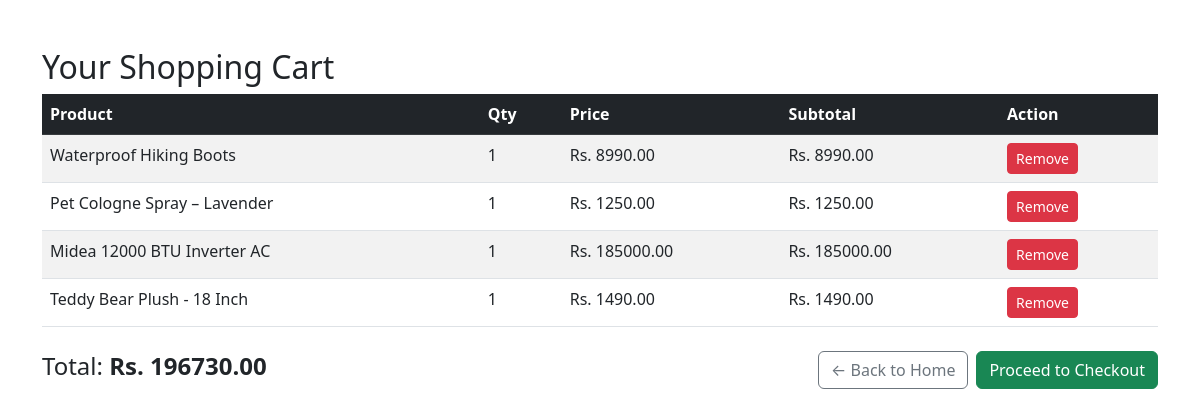
The app's page /cart/ (signed in) with its own data.
### store/models.py (models this page shows, shortened)
class CartItem(models.Model):
    user = models.ForeignKey(User, on_delete=models.CASCADE)
    product = models.ForeignKey(Product, on_delete=models.CASCADE)
    quantity = models.PositiveIntegerField(default=1)
    def subtotal(self):
        return self.quantity * self.product.price

class Product(models.Model):
    name = models.CharField(max_length=100)
    description = models.TextField()
    price = models.DecimalField(max_digits=10, decimal_places=2)
    image = models.ImageField(upload_to='product_images/')  # Main image
    category = models.ForeignKey(Category, on_delete=models.CASCADE)
    is_deal = models.BooleanField(default=False)
    likes = models.ManyToManyField(User, related_name='liked_products', blank=True)

### store/views.py (the view)
# urls.py: path('cart/', views.view_cart, name='view_cart'),
@login_required
@never_cache
def view_cart(request):
    cart_items = CartItem.objects.filter(user=request.user)
    total = sum(item.subtotal() for item in cart_items)
    return render(request, 'store/cart.html', {
        'cart_items': cart_items,
        'total': total
    })

### store/context_processors.py (called while the page is built)
def cart_item_count(request):
    if request.user.is_authenticated:
        count = sum(item.quantity for item in CartItem.objects.filter(user=request.user))
    else:
        count = 0
    return {'cart_item_count': count}

### store/templates/store/cart.html (shortened to what this page needs)
<!DOCTYPE html>
<html>
<head>
  <link href="https://cdn.jsdelivr.net/npm/bootstrap@5.3.0/dist/css/bootstrap.min.css" rel="stylesheet">
</head>
<body>
<div class="container mt-5">
  <h2>Your Shopping Cart</h2>
  {% if cart_items %}
    <table class="table table-striped">
      <thead class="table-dark">
        <tr>
          <th>Product</th>
          <th>Qty</th>
          <th>Price</th>
          <th>Subtotal</th>
          <th>Action</th>
        </tr>
      </thead>
      <tbody>
        {% for item in cart_items %}
          <tr>
            <td>{{ item.product.name }}</td>
            <td>{{ item.quantity }}</td>
            <td>Rs. {{ item.product.price }}</td>
            <td>Rs. {{ item.subtotal }}</td>
            <td>
              <a href="{% url 'remove_from_cart' item.product.id %}" class="btn btn-danger btn-sm">
                Remove
              </a>
            </td>
          </tr>
        {% endfor %}
      </tbody>
    </table>
    <div class="d-flex justify-content-between align-items-center mt-4">
      <h4>Total: <strong>Rs. {{ total }}</strong></h4>
      <div class="d-flex gap-2">
        <a href="{% url 'home' %}" class="btn btn-outline-secondary">← Back to Home</a>
        <a href="{% url 'checkout' %}" class="btn btn-success">Proceed to Checkout</a>
      </div>
    </div>
  {% endif %}
</div>
</body>
</html>

### records on screen
CartItem: product.name "Waterproof Hiking Boots", quantity "1", product.price "8990.00", subtotal "8990.00"
CartItem: product.name "Pet Cologne Spray – Lavender", quantity "1", product.price "1250.00", subtotal "1250.00"
CartItem: product.name "Midea 12000 BTU Inverter AC", quantity "1", product.price "185000.00", subtotal "185000.00"
CartItem: product.name "Teddy Bear Plush - 18 Inch", quantity "1", product.price "1490.00", subtotal "1490.00"

### other values on screen
{{ total }} "196730.00"
